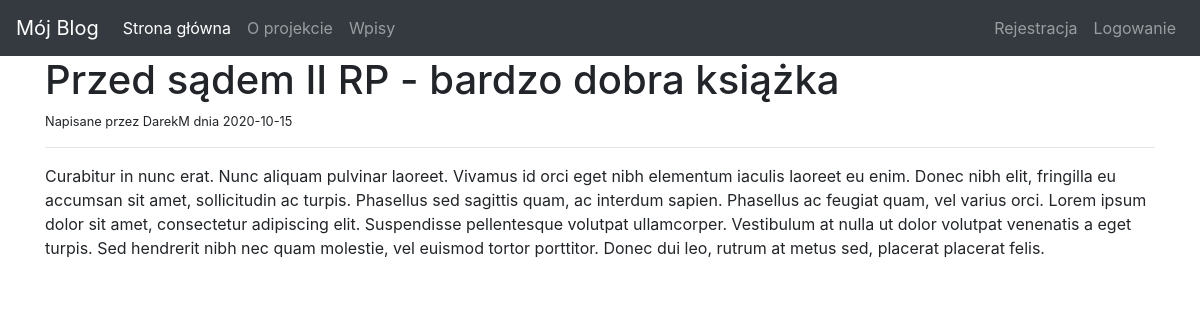
The app's page /articles/11/, older data.
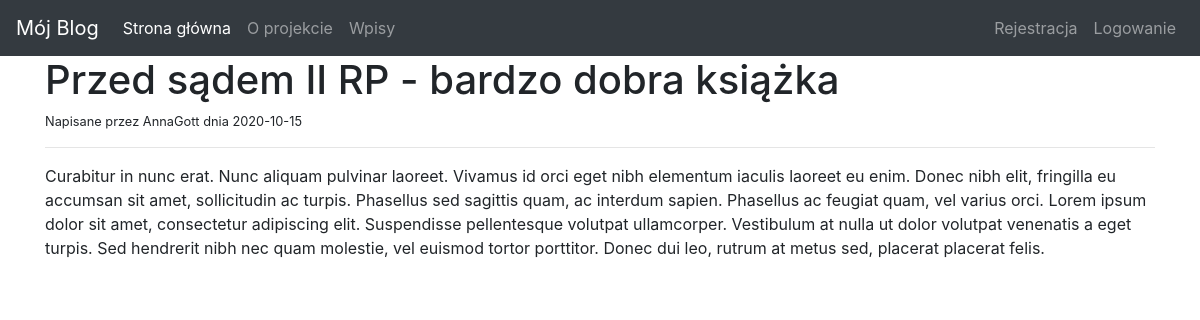
The same page, newer data.
### tables this page shows
CREATE TABLE "items" (
	"id"	INTEGER,
	"title"	TEXT,
	"body"	TEXT,
	"author"	TEXT,
	"create_date"	TEXT,
	"publish"	INTEGER,
	PRIMARY KEY("id" AUTOINCREMENT)
);

### app.py (the view)
@app.route('/articles/<string:id>/')
def article(id):
    conn = create_connection()
    c = conn.cursor()
    result = c.execute("SELECT * from items WHERE id=?",(id,))
    if result:
        article = c.fetchone()
        return render_template('article.html', article=article)
    return render_template('article.html',id=id)

### app.py (called while the page is built)
def create_connection():
    db_abs_path = os.path.dirname(os.path.realpath(__file__)) + 'db/users.db'
    conn = sqlite3.connect('db/users.db', check_same_thread=False)
    return conn

### templates/article.html
{% extends 'layout.html' %}
{% block body %}
    <h1> {{article[1]}} </h1>
    <small> Napisane przez {{article[3]}} dnia {{article[4]}}</small>
    <hr>
    <div>
        {{article[2] | safe}}
    </div>
{%endblock%}

### templates/layout.html (shortened to what this page needs)
<html>
<head>
    <link rel="stylesheet" href="https://stackpath.bootstrapcdn.com/bootstrap/4.5.2/css/bootstrap.min.css">
<body>
 {% include 'includes/nav_bar.html' %}
 <div class="container">
 {% block body %}
{% endblock %}
 </div>
</body>
</html>

### templates/includes/nav_bar.html (shortened to what this page needs)
    <nav class="navbar navbar-expand-md navbar-dark bg-dark ">
  <a class="navbar-brand" href="#">Mój Blog</a>
  <div class="collapse navbar-collapse" id="navbarsExampleDefault">
    <ul class="navbar-nav mr-auto">
      <li class="nav-item active">
        <a class="nav-link" href="/">Strona główna <span class="sr-only">(current)</span></a>
      </li>
      <li class="nav-item">
        <a class="nav-link" href="/about">O projekcie</a>
      </li>
      <li class="nav-item">
        <a class="nav-link" href="/articles">Wpisy</a>
      </li>
    </ul>
    <ul class="navbar-nav  justify-content-end">
    {% if session['logged_in']:%}
       <li class="nav-item">
      <a class="nav-link" href="/dashboard">Dashboard </a>
      </li>
       <li class="nav-item">
      <a class="nav-link" href="/logout">Logout </a>
      </li>
    {% else: %}
      <li class="nav-item">
      <a class="nav-link navbar-custom" href="/register">Rejestracja </a>
      </li>
      <li class="nav-item">
      <a class="nav-link " href="/login">Logowanie </a>
        </li>
    {% endif %}
    </ul>
  </div>
</nav>

Row changes from the older to the newer data that the page shows:
changed items "Przed sądem II RP - bardzo dobra książka": author "DarekM" → "AnnaGott"
